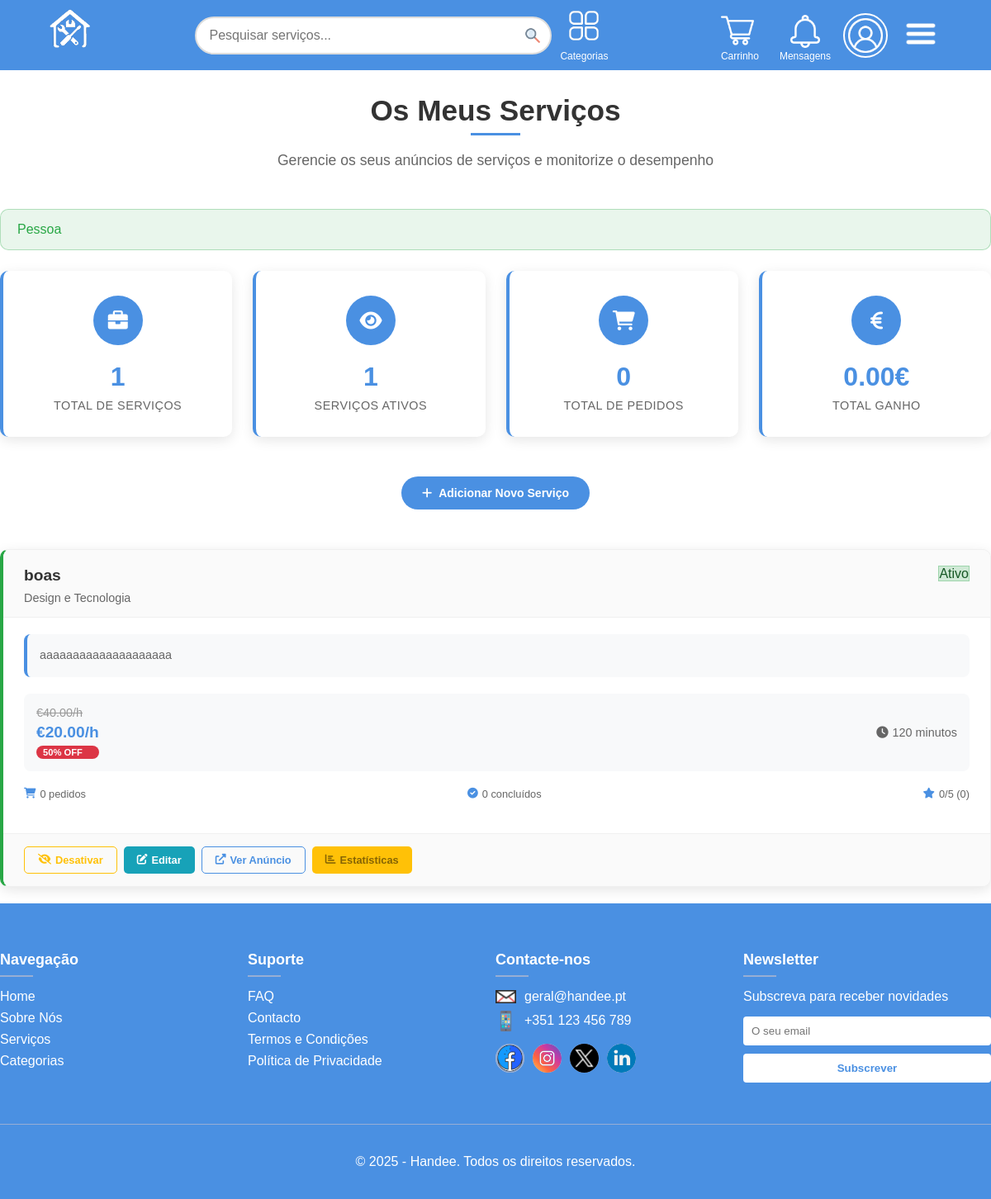
/Views/orders/myServices.php (signed in), run on the app's committed database.
### tables this page shows
CREATE TABLE Service_ (
    id INTEGER PRIMARY KEY,
    freelancer_id INTEGER NOT NULL,
    name_ TEXT NOT NULL,
    description_ TEXT NOT NULL,
    duration INTEGER NOT NULL,
    is_active BOOLEAN NOT NULL DEFAULT true,
    price_per_hour REAL NOT NULL,
    promotion INT NOT NULL DEFAULT 0,  /* O valor que estiver será o valor do desconto; default 0, logo por padrão não há desconto*/
    category_id INTEGER NOT NULL,
    FOREIGN KEY (freelancer_id) REFERENCES User_(id),
    FOREIGN KEY (category_id) REFERENCES Category(id)
);

### Controllers/serviceController.php (called while the page is built, shortened)
<?php
function getUserServices($userId) {
    $db = getDatabaseConnection();
    $query = "
        SELECT
            s.id,
            s.name_,
            s.description_,
            s.duration,
            s.is_active,
            s.price_per_hour,
            s.promotion,
            c.name_ as category_name,
            COUNT(sd.id) as total_orders,
            COUNT(CASE WHEN sd.status_ = 'completed' THEN 1 END) as completed_orders,
            AVG(f.evaluation) as avg_rating,
            COUNT(f.id) as total_reviews
        FROM Service_ s
        LEFT JOIN Category c ON s.category_id = c.id
        LEFT JOIN Service_Data sd ON s.id = sd.service_id
        LEFT JOIN Feedback f ON s.id = f.service_id
        WHERE s.freelancer_id = :user_id
        GROUP BY s.id, s.name_, s.description_, s.duration, s.is_active, s.price_per_hour, s.promotion, c.name_
        ORDER BY s.is_active DESC, s.name_ ASC
    ";
    $stmt = $db->prepare($query);
    $stmt->execute([':user_id' => $userId]);
    return $stmt->fetchAll(PDO::FETCH_ASSOC);
}
function getServiceStats($userId) {
    $db = getDatabaseConnection();
    $query = "
        SELECT
            COUNT(*) as total_services,
            COUNT(CASE WHEN is_active = 1 THEN 1 END) as active_services,
            COUNT(CASE WHEN is_active = 0 THEN 1 END) as inactive_services
        FROM Service_
        WHERE freelancer_id = :user_id
    ";
    $stmt = $db->prepare($query);
    $stmt->execute([':user_id' => $userId]);
    $serviceStats = $stmt->fetch(PDO::FETCH_ASSOC);
    $orderQuery = "
        SELECT
            COUNT(r.id) as total_orders,
            COUNT(CASE WHEN r.status_ = 'completed' THEN 1 END) as completed_orders,
            COALESCE(SUM(CASE WHEN r.status_ IN ('paid', 'completed') THEN r.price ELSE 0 END), 0) as total_earned
        FROM Service_ s
        JOIN Service_Data sd ON s.id = sd.service_id
        JOIN Request r ON r.service_data_id = sd.id
        WHERE s.freelancer_id = :user_id
    ";
    $stmt = $db->prepare($orderQuery);
    $stmt->execute([':user_id' => $userId]);
    $orderStats = $stmt->fetch(PDO::FETCH_ASSOC);
    return array_merge($serviceStats, $orderStats);
}
function calculateDiscountedPrice($price, $promotion) {
    if ($promotion > 0) {
        return $price - ($price * ($promotion / 100));
    }
    return $price;
}
?>

### Views/orders/myServices.php (the view, shortened to what this page needs)
<?php
require_once(dirname(__FILE__)."/../../Templates/common_elems.php");
require_once(dirname(__FILE__)."/../../Controllers/serviceController.php");
$currentUserId = getCurrentUserId();
$services = getUserServices($currentUserId);
$stats = getServiceStats($currentUserId);
$success = $_SESSION['success'] ?? '';
?>
<main>
    <section class="section-header">
        <h2>Os Meus Serviços</h2>
        <p>Gerencie os seus anúncios de serviços e monitorize o desempenho</p>
    </section>
    <?php if ($success): ?>
        <div class="alert alert-success"><?php echo htmlspecialchars($success); ?></div>
    <?php endif; ?>
    <section class="services-stats">
        <div class="stats-container">
            <div class="stat-card">
                <div class="stat-icon">
                    <i class="fas fa-briefcase"></i>
                </div>
                <div class="stat-info">
                    <h3><?php echo $stats['total_services']; ?></h3>
                    <p>Total de Serviços</p>
                </div>
            </div>
            <div class="stat-card">
                <div class="stat-icon">
                    <i class="fas fa-eye"></i>
                </div>
                <div class="stat-info">
                    <h3><?php echo $stats['active_services']; ?></h3>
                    <p>Serviços Ativos</p>
                </div>
            </div>
            <a class="stat-card" href="/Views/orders/serviceOrders.php">
                <div class="stat-icon">
                    <i class="fas fa-shopping-cart"></i>
                </div>
                <div class="stat-info">
                    <h3><?php echo $stats['total_orders']; ?></h3>
                    <p>Total de Pedidos</p>
                </div>
            </a>
            <div class="stat-card">
                <div class="stat-icon">
                    <i class="fas fa-euro-sign"></i>
                </div>
                <div class="stat-info">
                    <h3><?php echo number_format($stats['total_earned'], 2); ?>€</h3>
                    <p>Total Ganho</p>
                </div>
            </div>
        </div>
    </section>
    <section class="quick-actions">
        <div class="actions-container">
            <button class="btn-primary" onclick="openAddServiceModal()">
                <i class="fas fa-plus"></i>
                Adicionar Novo Serviço
            </button>
        </div>
    </section>
    <section class="services-section">
        <?php if (empty($services)): ?>
            <div class="no-services">
                <div class="no-services-icon">
                    <i class="fas fa-briefcase"></i>
                </div>
                <h3>Ainda não tem serviços publicados</h3>
                <p>Comece a ganhar dinheiro publicando os seus serviços!</p>
                <button class="btn-explore" onclick="openAddServiceModal()">
                    <i class="fas fa-plus"></i>
                    Publicar Primeiro Serviço
                </button>
            </div>
        <?php else: ?>
            <div class="services-list">
                <?php foreach ($services as $service):
                    $isActive = $service['is_active'];
                    $activeClass = $isActive ? 'service-active' : 'service-inactive';
                    $discountedPrice = calculateDiscountedPrice($service['price_per_hour'], $service['promotion']);
                    $avgRating = $service['avg_rating'] ? round($service['avg_rating'], 1) : 0;
                ?>
                    <div class="service-card <?php echo $activeClass; ?>">
                        <div class="service-header">
                            <div class="service-info">
                                <h3 class="service-name"><?php echo htmlspecialchars($service['name_']); ?></h3>
                                <p class="category-name"><?php echo htmlspecialchars($service['category_name']); ?></p>
                            </div>
                            <div class="service-status">
                                <span class="status-badge <?php echo $isActive ? 'status-active' : 'status-inactive'; ?>">
                                    <?php echo $isActive ? 'Ativo' : 'Inativo'; ?>
                                </span>
                            </div>
                        </div>
                        <div class="service-body">
                            <div class="service-description">
                                <p><?php echo htmlspecialchars($service['description_']); ?></p>
                            </div>
                            <div class="service-pricing">
                                <div class="price-info">
                                    <?php if ($service['promotion'] > 0): ?>
                                        <span class="original-price">€<?php echo number_format($service['price_per_hour'], 2); ?>/h</span>
                                        <span class="discounted-price">€<?php echo number_format($discountedPrice, 2); ?>/h</span>
                                        <span class="discount-badge"><?php echo $service['promotion']; ?>% OFF</span>
                                    <?php else: ?>
                                        <span class="current-price">€<?php echo number_format($service['price_per_hour'], 2); ?>/h</span>
                                    <?php endif; ?>
                                </div>
                                <div class="duration-info">
                                    <i class="fas fa-clock"></i>
                                    <?php echo $service['duration']; ?> minutos
                                </div>
                            </div>
                            <div class="service-stats">
                                <div class="stat-item">
                                    <i class="fas fa-shopping-cart"></i>
                                    <span><?php echo $service['total_orders']; ?> pedidos</span>
                                </div>
                                <div class="stat-item">
                                    <i class="fas fa-check-circle"></i>
                                    <span><?php echo $service['completed_orders']; ?> concluídos</span>
                                </div>
                                <div class="stat-item">
                                    <i class="fas fa-star"></i>
                                    <span><?php echo $avgRating; ?>/5 (<?php echo $service['total_reviews']; ?>)</span>
                                </div>
                            </div>
                        </div>
                        <div class="service-actions">
                            <form method="post" style="display: inline;">
                                <button type="submit" class="btn-toggle <?php echo $isActive ? 'btn-deactivate' : 'btn-activate'; ?>">
                                    <i class="fas fa-<?php echo $isActive ? 'eye-slash' : 'eye'; ?>"></i>
                                    <?php echo $isActive ? 'Desativar' : 'Ativar'; ?>
                                </button>
                            </form>
                            <button class="btn-edit" onclick="editService(<?php echo $service['id']; ?>)">
                                <i class="fas fa-edit"></i>
                                Editar
                            </button>
                            <a href="/Views/product.php?id=<?php echo $service['id']; ?>" class="btn-view" target="_blank">
                                <i class="fas fa-external-link-alt"></i>
                                Ver Anúncio
                            </a>
                            <button class="btn-stats" onclick="viewServiceStats(<?php echo $service['id']; ?>)">
                                <i class="fas fa-chart-bar"></i>
                                Estatísticas
                            </button>
                        </div>
                    </div>
                <?php endforeach; ?>
            </div>
        <?php endif; ?>
    </section>
</main>
<link rel="stylesheet" href="https://cdnjs.cloudflare.com/ajax/libs/font-awesome/6.0.0/css/all.min.css">

### Styles/common_ellements.css (style rules this page uses)
:root { --primary-color: #4a90e2; --secondary-color: #f8f9fa; --text-color: #333; --hover-color: #3a7bc8; --detail-color: #97AED4; --boxShadow-color: #EEEEEE; }
body { margin: 0; padding: 0; font-family: 'Arial', sans-serif; }
a { color: white; text-decoration: none; }
.section-header { text-align: center; position: relative; width: 90%; margin: 0 auto 40px auto; }
.section-header h2 { font-size: 2.2rem; margin-bottom: 10px; position: relative; display: inline-block; }
.section-header h2::after { content: ''; position: absolute; bottom: -10px; left: 50%; transform: translateX(-50%); width: 60px; height: 3px; background-color: var(--primary-color); }
.section-header p { color: #666; font-size: 1.1rem; width: 60%; margin: 15px auto 0 auto; }

### data on the page
service_: name_ "boas", category_name "Design e Tecnologia", is_active "Ativo", description_ "aaaaaaaaaaaaaaaaaaaa", price_per_hour "40.00", discountedPrice "20.00", promotion "50", duration "120", total_orders "0", completed_orders "0", avgRating "0", total_reviews "0"

### other printed values
$success "Pessoa"
$stats['total_services'] "1"
$stats['active_services'] "1"
$stats['total_orders'] "0"
$stats['total_earned'] "0.00"
